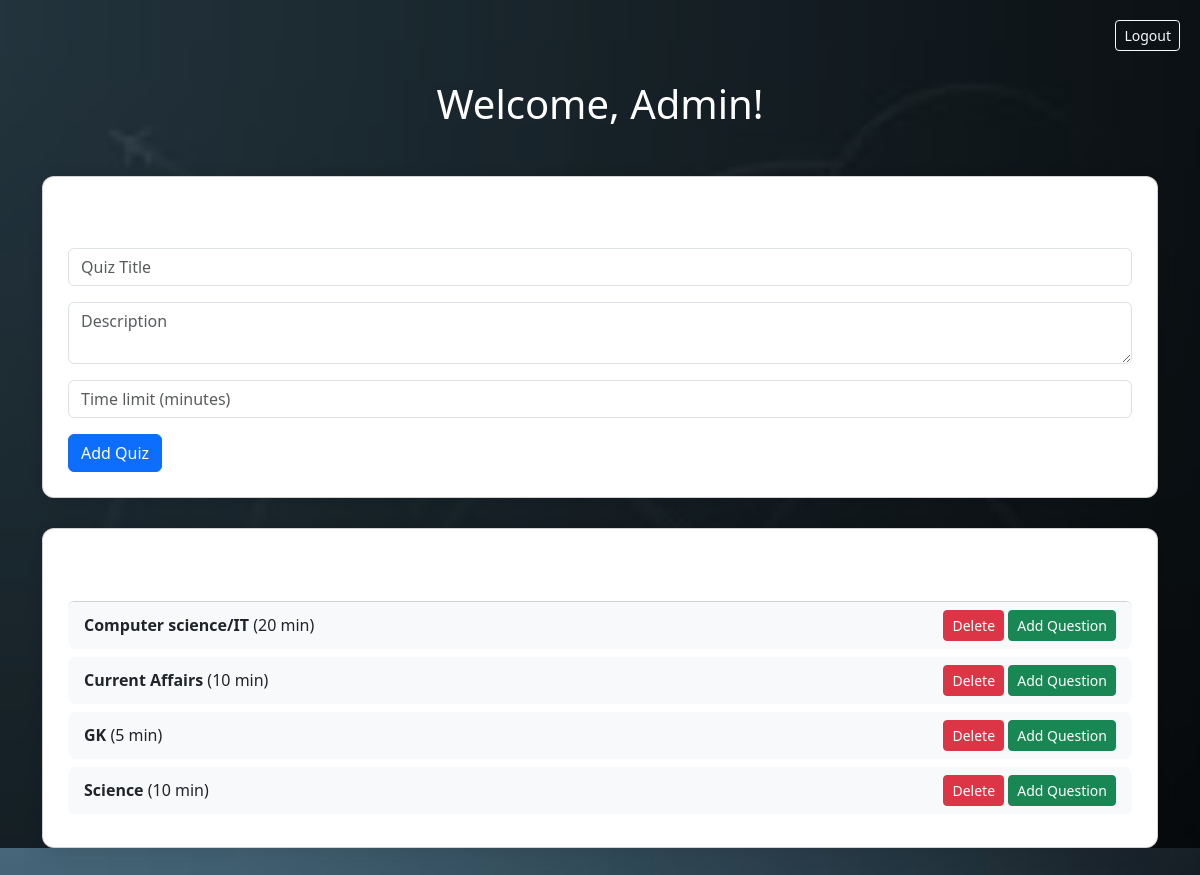
/admin-dashboard/ (signed in), run on the app's committed database.
### quiz/models.py (models this page shows, shortened)
class Quiz(models.Model):
    title = models.CharField(max_length=100)
    description = models.TextField()
    created_by = models.ForeignKey(User, on_delete=models.CASCADE)
    created_at = models.DateTimeField(auto_now_add=True)
    time_limit = models.PositiveIntegerField(help_text="Time limit in minutes", default=5)  # ⏳ NEW

### quiz/views.py (the view)
# urls.py: path('admin-dashboard/', views.admin_dashboard_view, name='admin_dashboard'),
@user_passes_test(is_admin)
def admin_dashboard_view(request):
    quizzes = Quiz.objects.all()
    return render(request, 'quiz/admin_dashboard.html', {'quizzes': quizzes})

### quiz/views.py (called while the page is built)
def is_admin(user):
    return user.is_superuser

### quiz/templates/quiz/admin_dashboard.html (shortened to what this page needs)
{% load static %}
<!DOCTYPE html>
<html lang="en">
<head>
    <link href="https://cdn.jsdelivr.net/npm/bootstrap@5.3.3/dist/css/bootstrap.min.css" rel="stylesheet">
</head>
<body>
    <div class="overlay">
        <div class="container">
            <div class="logout-btn">
                <form method="post" action="{% url 'logout' %}">
                    <button type="submit" class="btn btn-outline-light btn-sm"> Logout</button>
                </form>
            </div>
            <h1 class="text-center mb-5">Welcome, Admin!</h1>
            <div class="card">
                <h2>Add New Quiz</h2>
                <form method="post" action="{% url 'add_quiz' %}">
                    <div class="mb-3">
                        <input type="text" name="title" class="form-control" placeholder="Quiz Title" required>
                    </div>
                    <div class="mb-3">
                        <textarea name="description" class="form-control" placeholder="Description" required></textarea>
                    </div>
                    <div class="mb-3">
                        <input type="number" name="time_limit" class="form-control" placeholder="Time limit (minutes)" required>
                    </div>
                    <button type="submit" class="btn btn-primary">Add Quiz</button>
                </form>
            </div>
            <div class="card">
                <h2>Existing Quizzes</h2>
                {% if quizzes %}
                    <ul class="list-group">
                        {% for quiz in quizzes %}
                            <li class="list-group-item d-flex justify-content-between align-items-center">
                                <div>
                                    <strong>{{ quiz.title }}</strong> ({{ quiz.time_limit }} min)
                                </div>
                                <div>
                                    <a href="{% url 'delete_quiz' quiz.id %}" class="btn btn-sm btn-danger">Delete</a>
                                    <a href="{% url 'add_question' quiz.id %}" class="btn btn-sm btn-success">Add Question</a>
                                </div>
                            </li>
                        {% endfor %}
                    </ul>
                {% else %}
                    <p class="text-muted">No quizzes available.</p>
                {% endif %}
            </div>
        </div>
    </div>
</body>
</html>

### data on the page
Quiz: title "Computer science/IT", time_limit "20"
Quiz: title "Current Affairs", time_limit "10"
Quiz: title "GK", time_limit "5"
Quiz: title "Science", time_limit "10"
